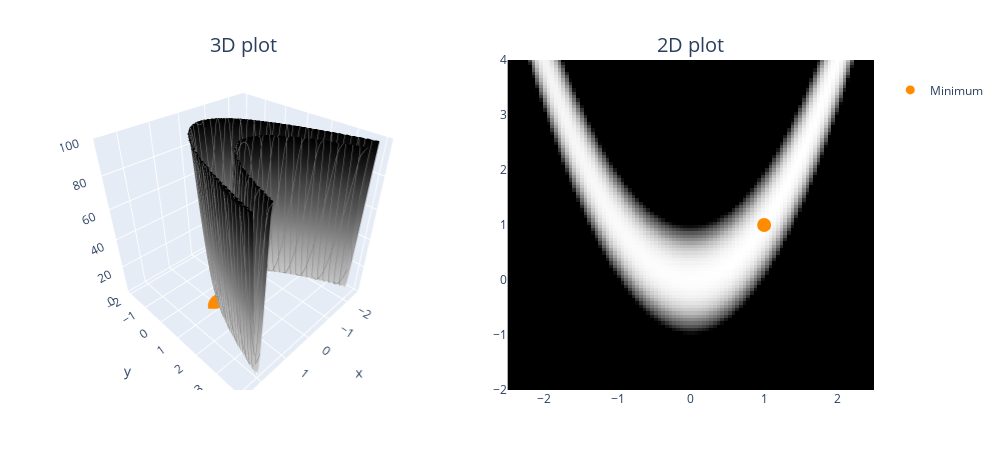

The notebook cell this image was saved under:
### Code cell
def rosenbrocks_banana_func(x: Tensor, y: Tensor, a=1, b=100) -> Tensor:
    """
    This function has a global minimum at `(a, a)` so in this case `(1, 1)`. It's characterized by a
    long, narrow, parabolic valley (parameterized by `y = x**2`). Various gradient descent methods
    have trouble navigating this valley because they often oscillate unstably (gradients from the
    `b`-term dwarf the gradients from the `a`-term).

    See more on this function: https://en.wikipedia.org/wiki/Rosenbrock_function.
    """
    return (a - x) ** 2 + b * (y - x**2) ** 2 + 1


plot_fn(
    rosenbrocks_banana_func,
    x_range=(-2.5, 2.5),
    y_range=(-2, 4),
    z_range=(0, 100),
    min_points=[(1, 1)],
)

### Figure 1 — Plotly figure (JSON) as saved in the notebook; plotly's stock layout.template omitted (floating-point values rounded to 4 significant figures; data arrays with more than 128 entries replaced by an {"elided": "..."} marker saying what was removed)
{"data": [{"colorscale": [[0, "rgb(255,255,255)"], [0.125, "rgb(240,240,240)"], [0.25, "rgb(217,217,217)"], [0.375, "rgb(189,189,189)"], [0.5, "rgb(150,150,150)"], [0.625, "rgb(115,115,115)"], [0.75, "rgb(82,82,82)"], [0.875, "rgb(37,37,37)"], [1, "rgb(0,0,0)"]], "contours": {"x": {"color": "grey", "end": 2.5, "show": true, "size": 0.2, "start": -2.5}, "y": {"color": "grey", "end": 4, "show": true, "size": 0.2, "start": -2}}, "hovertemplate": "<b>x</b> = %{x:.2f}<br><b>y</b> = %{y:.2f}<br><b>z</b> = %{z:.2f}</b>", "scene": "scene", "showscale": false, "type": "surface", "x": [-2.5, -2.449, -2.399, -2.348, -2.298, -2.247, -2.197, -2.146, -2.096, -2.045, -1.995, -1.944, -1.894, -1.843, -1.793, -1.742, -1.692, -1.641, -1.591, -1.54, -1.49, -1.439, -1.389, -1.338, -1.288, -1.237, -1.187, -1.136, -1.086, -1.035, -0.9848, -0.9343, -0.8838, -0.8333, -0.7828, -0.7323, -0.6818, -0.6313, -0.5808, -0.5303, -0.4798, -0.4293, -0.3788, -0.3283, -0.2778, -0.2273, -0.1768, -0.1263, -0.07576, -0.02525, 0.02525, 0.07576, 0.1263, 0.1768, 0.2273, 0.2778, 0.3283, 0.3788, 0.4293, 0.4798, 0.5303, 0.5808, 0.6313, 0.6818, 0.7323, 0.7828, 0.8333, 0.8838, 0.9343, 0.9848, 1.035, 1.086, 1.136, 1.187, 1.237, 1.288, 1.338, 1.389, 1.439, 1.49, 1.54, 1.591, 1.641, 1.692, 1.742, 1.793, 1.843, 1.894, 1.944, 1.995, 2.045, 2.096, 2.146, 2.197, 2.247, 2.298, 2.348, 2.399, 2.449, 2.5], "y": [-2.0, -1.939, -1.879, -1.818, -1.758, -1.697, -1.636, -1.576, -1.515, -1.455, -1.394, -1.333, -1.273, -1.212, -1.152, -1.091, -1.03, -0.9697, -0.9091, -0.8485, -0.7879, -0.7273, -0.6667, -0.6061, -0.5455, -0.4848, -0.4242, -0.3636, -0.303, -0.2424, -0.1818, -0.1212, -0.06061, 0.0, 0.06061, 0.1212, 0.1818, 0.2424, 0.303, 0.3636, 0.4242, 0.4848, 0.5455, 0.6061, 0.6667, 0.7273, 0.7879, 0.8485, 0.9091, 0.9697, 1.03, 1.091, 1.152, 1.212, 1.273, 1.333, 1.394, 1.455, 1.515, 1.576, 1.636, 1.697, 1.758, 1.818, 1.879, 1.939, 2.0, 2.061, 2.121, 2.182, 2.242, 2.303, 2.364, 2.424, 2.485, 2.545, 2.606, 2.667, 2.727, 2.788, 2.848, 2.909, 2.97, 3.03, 3.091, 3.152, 3.212, 3.273, 3.333, 3.394, 3.455, 3.515, 3.576, 3.636, 3.697, 3.758, 3.818, 3.879, 3.939, 4.0], "z": {"elided": "100x100 float values"}}, {"colorscale": [[0, "rgb(255,255,255)"], [0.125, "rgb(240,240,240)"], [0.25, "rgb(217,217,217)"], [0.375, "rgb(189,189,189)"], [0.5, "rgb(150,150,150)"], [0.625, "rgb(115,115,115)"], [0.75, "rgb(82,82,82)"], [0.875, "rgb(37,37,37)"], [1, "rgb(0,0,0)"]], "customdata": {"elided": "100x100 float values"}, "hovertemplate": "<b>x</b> = %{x:.2f}<br><b>y</b> = %{y:.2f}<br><b>z</b> = %{customdata:.2f}</b>", "showscale": false, "type": "heatmap", "x": [-2.5, -2.449, -2.399, -2.348, -2.298, -2.247, -2.197, -2.146, -2.096, -2.045, -1.995, -1.944, -1.894, -1.843, -1.793, -1.742, -1.692, -1.641, -1.591, -1.54, -1.49, -1.439, -1.389, -1.338, -1.288, -1.237, -1.187, -1.136, -1.086, -1.035, -0.9848, -0.9343, -0.8838, -0.8333, -0.7828, -0.7323, -0.6818, -0.6313, -0.5808, -0.5303, -0.4798, -0.4293, -0.3788, -0.3283, -0.2778, -0.2273, -0.1768, -0.1263, -0.07576, -0.02525, 0.02525, 0.07576, 0.1263, 0.1768, 0.2273, 0.2778, 0.3283, 0.3788, 0.4293, 0.4798, 0.5303, 0.5808, 0.6313, 0.6818, 0.7323, 0.7828, 0.8333, 0.8838, 0.9343, 0.9848, 1.035, 1.086, 1.136, 1.187, 1.237, 1.288, 1.338, 1.389, 1.439, 1.49, 1.54, 1.591, 1.641, 1.692, 1.742, 1.793, 1.843, 1.894, 1.944, 1.995, 2.045, 2.096, 2.146, 2.197, 2.247, 2.298, 2.348, 2.399, 2.449, 2.5], "xaxis": "x", "y": [-2.0, -1.939, -1.879, -1.818, -1.758, -1.697, -1.636, -1.576, -1.515, -1.455, -1.394, -1.333, -1.273, -1.212, -1.152, -1.091, -1.03, -0.9697, -0.9091, -0.8485, -0.7879, -0.7273, -0.6667, -0.6061, -0.5455, -0.4848, -0.4242, -0.3636, -0.303, -0.2424, -0.1818, -0.1212, -0.06061, 0.0, 0.06061, 0.1212, 0.1818, 0.2424, 0.303, 0.3636, 0.4242, 0.4848, 0.5455, 0.6061, 0.6667, 0.7273, 0.7879, 0.8485, 0.9091, 0.9697, 1.03, 1.091, 1.152, 1.212, 1.273, 1.333, 1.394, 1.455, 1.515, 1.576, 1.636, 1.697, 1.758, 1.818, 1.879, 1.939, 2.0, 2.061, 2.121, 2.182, 2.242, 2.303, 2.364, 2.424, 2.485, 2.545, 2.606, 2.667, 2.727, 2.788, 2.848, 2.909, 2.97, 3.03, 3.091, 3.152, 3.212, 3.273, 3.333, 3.394, 3.455, 3.515, 3.576, 3.636, 3.697, 3.758, 3.818, 3.879, 3.939, 4.0], "yaxis": "y", "z": {"elided": "100x100 float values"}}, {"marker": {"color": "darkorange", "size": 9}, "mode": "markers", "name": "<br>Minimum<br>", "showlegend": true, "type": "scatter3d", "x": [1], "y": [1], "z": [1]}, {"marker": {"color": "darkorange", "size": 14}, "mode": "markers", "showlegend": false, "type": "scatter", "x": [1], "y": [1]}], "layout": {"annotations": [{"font": {"size": 20}, "showarrow": false, "text": "3D plot", "x": 0.225, "xanchor": "center", "xref": "paper", "y": 1, "yanchor": "bottom", "yref": "paper"}, {"font": {"size": 20}, "showarrow": false, "text": "2D plot", "x": 0.775, "xanchor": "center", "xref": "paper", "y": 1, "yanchor": "bottom", "yref": "paper"}], "height": 450, "margin": {"b": 60, "l": 60, "r": 60, "t": 60}, "scene": {"aspectmode": "cube", "domain": {"x": [0, 0.45], "y": [0, 1]}, "zaxis": {"range": [0, 100]}}, "title": {"font": {"size": 40}}, "width": 1000, "xaxis": {"anchor": "y", "domain": [0.55, 1], "range": [-2.5, 2.5]}, "yaxis": {"anchor": "x", "domain": [0, 1], "range": [-2, 4]}}}
